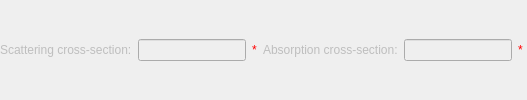
              <widget class="QWidget" name="page_3">
               <property name="enabled">
                <bool>false</bool>
               </property>
               <property name="sizePolicy">
                <sizepolicy hsizetype="Preferred" vsizetype="Fixed">
                 <horstretch>0</horstretch>
                 <verstretch>0</verstretch>
                </sizepolicy>
               </property>
               <layout class="QVBoxLayout" name="verticalLayout_14">
                <property name="margin">
                 <number>0</number>
                </property>
                <item>
                 <layout class="QGridLayout" name="gridLayout_7" columnminimumwidth="0,0,0,0,0,0,9">
                  <item row="0" column="0">
                   <widget class="QLabel" name="absp_lbCansigs">
                    <property name="enabled">
                     <bool>false</bool>
                    </property>
                    <property name="sizePolicy">
                     <sizepolicy hsizetype="Fixed" vsizetype="Fixed">
                      <horstretch>0</horstretch>
                      <verstretch>0</verstretch>
                     </sizepolicy>
                    </property>
                    <property name="text">
                     <string>Scattering cross-section:</string>
                    </property>
                   </widget>
                  </item>
                  <item row="0" column="1" colspan="2">
                   <widget class="QLineEdit" name="absp_lecansigs">
                    <property name="enabled">
                     <bool>false</bool>
                    </property>
                    <property name="text">
                     <string/>
                    </property>
                   </widget>
                  </item>
                  <item row="0" column="3">
                   <widget class="QLabel" name="absp_valCansigs">
                    <property name="sizePolicy">
                     <sizepolicy hsizetype="Preferred" vsizetype="Fixed">
                      <horstretch>0</horstretch>
                      <verstretch>0</verstretch>
                     </sizepolicy>
                    </property>
                    <property name="styleSheet">
                     <string notr="true">color: rgb(255, 0, 0);</string>
                    </property>
                    <property name="text">
                     <string>*</string>
                    </property>
                   </widget>
                  </item>
                  <item row="0" column="5">
                   <widget class="QLineEdit" name="absp_lecansiga">
                    <property name="text">
                     <string/>
                    </property>
                   </widget>
                  </item>
                  <item row="0" column="6">
                   <widget class="QLabel" name="absp_valCansiga">
                    <property name="sizePolicy">
                     <sizepolicy hsizetype="Fixed" vsizetype="Fixed">
                      <horstretch>0</horstretch>
                      <verstretch>0</verstretch>
                     </sizepolicy>
                    </property>
                    <property name="styleSheet">
                     <string notr="true">color: rgb(255, 0, 0);</string>
                    </property>
                    <property name="text">
                     <string>*</string>
                    </property>
                   </widget>
                  </item>
                  <item row="0" column="4">
                   <widget class="QLabel" name="absp_lbCansiga">
                    <property name="sizePolicy">
                     <sizepolicy hsizetype="Fixed" vsizetype="Fixed">
                      <horstretch>0</horstretch>
                      <verstretch>0</verstretch>
                     </sizepolicy>
                    </property>
                    <property name="text">
                     <string>Absorption cross-section:</string>
                    </property>
                   </widget>
                  </item>
                 </layout>
                </item>
               </layout>
              </widget>
